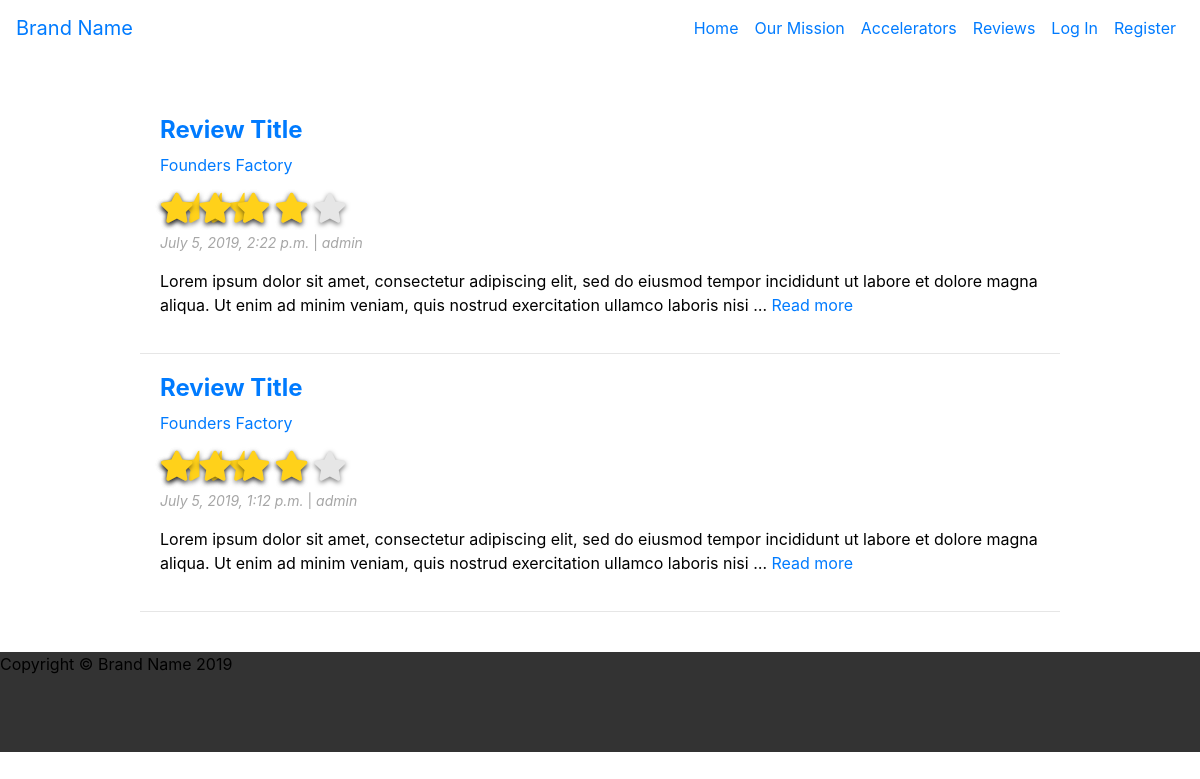
The app's page /reviews/ with its own data.
### reviews/models.py (models this page shows, shortened)
class Review(models.Model):
    RATINGS = (
        ('1', '1'),
        ('2', '2'),
        ('3', '3'),
        ('4', '4'),
        ('5', '5'),
    )
    subject = models.ForeignKey(Accelerator, on_delete=models.CASCADE, blank=False)
    author = models.ForeignKey(User, on_delete=models.CASCADE, blank=False, default='admin')
    feedback = models.TextField(blank=False)
    date_posted = models.DateTimeField(default=timezone.now)
    mentorship = models.CharField(choices=RATINGS, blank=False, max_length=1)
    hiring = models.CharField(choices=RATINGS, blank=False, max_length=1)
    community = models.CharField(choices=RATINGS, blank=False, max_length=1)
    fundraising = models.CharField(choices=RATINGS, blank=False, max_length=1)
    corporate_dev = models.CharField(choices=RATINGS, blank=False, max_length=1)
    overall = models.DecimalField(decimal_places=2, max_digits=3)

class Accelerator(models.Model):
    name = models.CharField(max_length=100)
    website = models.CharField(max_length=100)
    locations = models.CharField(max_length=100)
    bio = models.TextField()
    sector_focus = models.CharField(max_length=100)
    stage = models.CharField(max_length=100)
    deal = models.CharField(max_length=200)
    duration = models.CharField(max_length=100)
    overall_rating = models.DecimalField(decimal_places=2, max_digits=3)
    author = models.ForeignKey(User, on_delete=models.CASCADE, default='admin')
    logo = models.ImageField(default='default.jpg', upload_to='logos')
    def __str__(self):
        return self.name

### reviews/views.py (the view)
# urls.py: path('', ReviewListView.as_view(), name='reviews'),
class ReviewListView(ListView):
    model = Review
    template_name = 'reviews/reviews_home.html'
    context_object_name = 'reviews'
    ordering = ['-date_posted']

### reviews/templates/reviews/reviews_home.html (shortened to what this page needs)
{% extends 'accounts/base.html' %}
{% block content %}
    <div class="container">
        {% for review in reviews %}
            <div class="acc-reviews">
                <h4><b><a href="{% url 'review_detail' review.id %}">Review Title</a></b></h4>
                <p><a href="{% url 'review_detail' review.id %}">{{ review.subject }}</a></p>
                <div class="emptyStarsSmall">
                    <i class="fa fa-star" id="emptyStarSmall1"></i>
                    <i class="fa fa-star" id="emptyStarSmall2"></i>
                    <i class="fa fa-star" id="emptyStarSmall3"></i>
                    <i class="fa fa-star" id="emptyStarSmall4"></i>
                    <i class="fa fa-star" id="emptyStarSmall5"></i>
                </div>
                <div class="halfStarsSmall">
                    <i class="fas fa-star-half" id="halfStarSmall1"></i>
                    <i class="fas fa-star-half" {% if review.overall < 1.25 %} style="display:none;" {% endif %} id="halfStarSmall2"></i>
                    <i class="fas fa-star-half" {% if review.overall < 2.25 %} style="display:none;" {% endif %} id="halfStarSmall3"></i>
                    <i class="fas fa-star-half" {% if review.overall < 3.25 %} style="display:none;" {% endif %} id="halfStarSmall4"></i>
                </div>
                <div class="fullStarsSmall">
                    <i class="fa fa-star" id="fullStarSmall1"></i>
                    <i class="fa fa-star" {% if review.overall < 1.75 %} style="display:none;" {% endif %} id="fullStarSmall2"></i>
                    <i class="fa fa-star" {% if review.overall < 2.75 %} style="display:none;" {% endif %} id="fullStarSmall3"></i>
                    <i class="fa fa-star" {% if review.overall < 3.75 %} style="display:none;" {% endif %} id="fullStarSmall4"></i>
                </div>
                <br>
                <p class="date-author"><i>{{ review.date_posted }}</i> | <i>{{ review.author }}</i></p>
                <p class="blog-text">{{ review.feedback|truncatewords:30 }} <a href="{% url 'review_detail' review.id %}">Read more</a></p>
            </div>
        {% endfor %}
    </div>
{% endblock %}

### static/css/styles.css (style rules this page uses)
.container { box-sizing: border-box; max-width: 1000px; height: auto; padding: 40px; text-align: left; }
.acc-reviews { width: 100%; padding: 20px; height: auto; display: inline-block; border-bottom: 1px solid #e6e6e6 }
h1,h2,h3,h4,h5,p { color: #000000; }
.date-author { margin-top: 15px; font-size: 14px; color: #a6a6a6; }
.emptyStarsSmall, .fullStarsSmall, .halfStarsSmall { position: absolute; width: 190px; margin-top: 30px; text-align: center; height: auto; margin-top: 0px; text-align: left; }
#emptyStarSmall1, #emptyStarSmall2, #emptyStarSmall3, #emptyStarSmall4, #emptyStarSmall5 { color: #e6e6e6; font-size: 30px; text-shadow: 0 2px 5px rgba(0,0,0,.5); }
#halfStarSmall1, #halfStarSmall2, #halfStarSmall3, #halfStarSmall4, #halfStarSmall5 { font-size: 30px; color: #ffd11a; text-shadow: 0 2px 5px rgba(0,0,0,.5); }
#fullStarSmall1, #fullStarSmall2, #fullStarSmall3, #fullStarSmall4, #fullStarSmall5 { font-size: 30px; color: #ffd11a; text-shadow: 0 2px 5px rgba(0,0,0,.5); }

### records on screen
Review: subject "Founders Factory", date_posted "July 5, 2019, 2:22 p.m.", author "admin", feedback "Lorem ipsum dolor sit amet, consectetur adipiscing elit, sed do eiusmod tempor incididunt ut labore et dolore magna aliqua. Ut enim ad minim veniam, quis nostrud exercitation ullamco laboris nisi …"
Review: subject "Founders Factory", date_posted "July 5, 2019, 1:12 p.m.", author "admin", feedback "Lorem ipsum dolor sit amet, consectetur adipiscing elit, sed do eiusmod tempor incididunt ut labore et dolore magna aliqua. Ut enim ad minim veniam, quis nostrud exercitation ullamco laboris nisi …"
